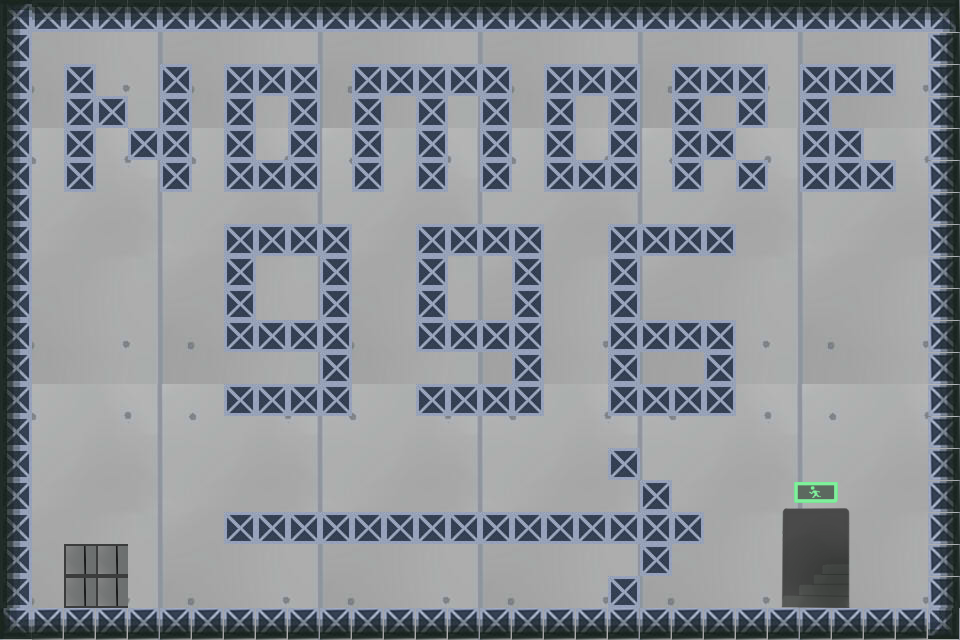

A level layout from a 2D game, rendered from its tile map. Below: a short description, then the map file with its tile-grid data intact:
An orthogonal 30x20 tile map with 32x32 px tiles, 4 tile layers (Background, Platform, Snare, Target), 2 tilesets.

<map version="1.2" tiledversion="1.2.3" orientation="orthogonal" renderorder="right-down" width="30" height="20" tilewidth="32" tileheight="32" infinite="0" nextlayerid="5" nextobjectid="1">
 <tileset firstgid="1" source="地图素材.tsx" />
 <tileset firstgid="226" source="testPlatform.tsx" />
 <layer id="1" name="Background" width="30" height="20">
  <data encoding="csv">
65,66,67,68,69,65,66,67,68,69,65,66,67,68,69,65,66,67,68,69,65,66,67,68,69,65,66,67,68,69,
80,81,82,83,84,80,81,82,83,84,80,81,82,83,84,80,81,82,83,84,80,81,82,83,84,80,81,82,83,84,
95,96,136,98,99,136,96,136,136,136,95,136,136,136,136,136,96,136,136,136,95,136,136,136,99,136,136,136,98,99,
110,111,136,136,114,136,111,136,113,136,110,136,112,136,114,136,111,136,113,136,110,136,112,136,114,136,111,112,113,114,
5,6,136,8,136,136,6,136,8,136,5,136,7,136,9,136,6,136,8,136,5,136,136,8,9,136,136,7,8,9,
20,21,136,23,24,136,21,136,136,136,20,136,22,136,24,136,21,136,136,136,20,136,22,136,24,136,136,136,23,24,
35,36,37,38,39,35,36,37,38,39,35,36,37,38,39,35,36,37,38,39,35,36,37,38,39,35,36,37,38,39,
50,51,52,53,54,50,51,136,136,136,136,51,52,136,136,136,136,52,53,136,136,136,136,53,54,50,51,52,53,54,
65,66,67,68,69,65,66,136,68,69,136,66,67,136,69,65,136,67,68,136,65,66,67,68,69,65,66,67,68,69,
80,81,82,83,84,80,81,136,83,84,136,81,82,136,84,80,136,82,83,136,80,81,82,83,84,80,81,82,83,84,
95,96,97,98,99,95,96,136,136,136,136,96,97,136,136,136,136,97,98,136,136,136,136,98,99,95,96,97,98,99,
110,111,112,113,114,110,111,112,113,114,136,111,112,113,114,110,136,112,113,136,110,111,136,113,114,110,111,112,113,114,
5,6,7,8,9,5,6,136,136,136,136,6,7,136,136,136,136,7,8,136,136,136,136,8,9,5,6,7,8,9,
20,21,22,23,24,20,21,22,23,24,20,21,22,23,24,20,21,22,23,24,20,21,22,23,24,20,21,22,23,24,
35,36,37,38,39,35,36,37,38,39,35,36,37,38,39,35,36,37,38,136,35,36,37,38,39,35,36,37,38,39,
50,51,52,53,54,50,51,52,53,54,50,51,52,53,54,50,51,52,53,54,136,51,52,53,54,50,51,52,53,54,
65,66,67,68,69,65,66,136,136,136,136,136,136,136,136,136,136,136,136,136,136,136,67,68,69,65,66,67,68,69,
80,81,82,83,84,80,81,82,83,84,80,81,82,83,84,80,81,82,83,84,136,81,82,83,84,80,81,82,83,84,
95,96,97,98,99,95,96,97,98,99,95,96,97,98,99,95,96,97,98,136,95,96,97,98,99,95,96,97,98,99,
110,111,112,113,114,110,111,112,113,114,110,111,112,113,114,110,111,112,113,114,110,111,112,113,114,110,111,112,113,114
</data>
 </layer>
 <layer id="2" name="Platform" width="30" height="20">
  <data encoding="csv">
201,168,168,168,168,168,168,168,168,168,168,168,168,168,168,168,168,168,168,168,168,168,168,168,168,168,168,168,168,203,
166,0,0,0,0,0,0,0,0,0,0,0,0,0,0,0,0,0,0,0,0,0,0,0,0,0,0,0,0,170,
166,0,0,0,0,0,0,0,0,0,0,0,0,0,0,0,0,0,0,0,0,0,0,0,0,0,0,0,0,170,
166,0,0,0,0,0,0,0,0,0,0,0,0,0,0,0,0,0,0,0,0,0,0,0,0,0,0,0,0,170,
166,0,0,0,0,0,0,0,0,0,0,0,0,0,0,0,0,0,0,0,0,0,0,0,0,0,0,0,0,170,
166,0,0,0,0,0,0,0,0,0,0,0,0,0,0,0,0,0,0,0,0,0,0,0,0,0,0,0,0,170,
166,0,0,0,0,0,0,0,0,0,0,0,0,0,0,0,0,0,0,0,0,0,0,0,0,0,0,0,0,170,
166,0,0,0,0,0,0,0,0,0,0,0,0,0,0,0,0,0,0,0,0,0,0,0,0,0,0,0,0,170,
166,0,0,0,0,0,0,0,0,0,0,0,0,0,0,0,0,0,0,0,0,0,0,0,0,0,0,0,0,170,
166,0,0,0,0,0,0,0,0,0,0,0,0,0,0,0,0,0,0,0,0,0,0,0,0,0,0,0,0,170,
166,0,0,0,0,0,0,0,0,0,0,0,0,0,0,0,0,0,0,0,0,0,0,0,0,0,0,0,0,170,
166,0,0,0,0,0,0,0,0,0,0,0,0,0,0,0,0,0,0,0,0,0,0,0,0,0,0,0,0,170,
166,0,0,0,0,0,0,0,0,0,0,0,0,0,0,0,0,0,0,0,0,0,0,0,0,0,0,0,0,170,
166,0,0,0,0,0,0,0,0,0,0,0,0,0,0,0,0,0,0,0,0,0,0,0,0,0,0,0,0,170,
166,0,0,0,0,0,0,0,0,0,0,0,0,0,0,0,0,0,0,0,0,0,0,0,0,0,0,0,0,170,
166,0,0,0,0,0,0,0,0,0,0,0,0,0,0,0,0,0,0,0,0,0,0,0,0,0,0,0,0,170,
166,0,0,0,0,0,0,0,0,0,0,0,0,0,0,0,0,0,0,0,0,0,0,0,0,0,0,0,0,170,
166,0,0,0,0,0,0,0,0,0,0,0,0,0,0,0,0,0,0,0,0,0,0,0,0,0,0,0,0,170,
166,0,0,0,0,0,0,0,0,0,0,0,0,0,0,0,0,0,0,0,0,0,0,0,0,0,0,0,0,170,
207,172,172,172,172,172,172,172,172,172,172,172,172,172,172,172,172,172,172,172,172,172,172,172,172,172,172,172,172,205
</data>
 </layer>
 <layer id="3" name="Snare" width="30" height="20">
  <data encoding="csv">
0,0,0,0,0,0,0,0,0,0,0,0,0,0,0,0,0,0,0,0,0,0,0,0,0,0,0,0,0,0,
0,0,0,0,0,0,0,0,0,0,0,0,0,0,0,0,0,0,0,0,0,0,0,0,0,0,0,0,0,0,
0,0,0,0,0,0,0,0,0,0,0,0,0,0,0,0,0,0,0,0,0,0,0,0,0,0,0,0,0,0,
0,0,0,0,0,0,0,0,0,0,0,0,0,0,0,0,0,0,0,0,0,0,0,0,0,0,0,0,0,0,
0,0,0,0,0,0,0,0,0,0,0,0,0,0,0,0,0,0,0,0,0,0,0,0,0,0,0,0,0,0,
0,0,0,0,0,0,0,0,0,0,0,0,0,0,0,0,0,0,0,0,0,0,0,0,0,0,0,0,0,0,
0,0,0,0,0,0,0,0,0,0,0,0,0,0,0,0,0,0,0,0,0,0,0,0,0,0,0,0,0,0,
0,0,0,0,0,0,0,0,0,0,0,0,0,0,0,0,0,0,0,0,0,0,0,0,0,0,0,0,0,0,
0,0,0,0,0,0,0,0,0,0,0,0,0,0,0,0,0,0,0,0,0,0,0,0,0,0,0,0,0,0,
0,0,0,0,0,0,0,0,0,0,0,0,0,0,0,0,0,0,0,0,0,0,0,0,0,0,0,0,0,0,
0,0,0,0,0,0,0,0,0,0,0,0,0,0,0,0,0,0,0,0,0,0,0,0,0,0,0,0,0,0,
0,0,0,0,0,0,0,0,0,0,0,0,0,0,0,0,0,0,0,0,0,0,0,0,0,0,0,0,0,0,
0,0,0,0,0,0,0,0,0,0,0,0,0,0,0,0,0,0,0,0,0,0,0,0,0,0,0,0,0,0,
0,0,0,0,0,0,0,0,0,0,0,0,0,0,0,0,0,0,0,0,0,0,0,0,0,0,0,0,0,0,
0,0,0,0,0,0,0,0,0,0,0,0,0,0,0,0,0,0,0,0,0,0,0,0,0,0,0,0,0,0,
0,0,0,0,0,0,0,0,0,0,0,0,0,0,0,0,0,0,0,0,0,0,0,0,1,2,3,0,0,0,
0,0,0,0,0,0,0,0,0,0,0,0,0,0,0,0,0,0,0,0,0,0,0,0,16,17,18,0,0,0,
0,0,0,0,0,0,0,0,0,0,0,0,0,0,0,0,0,0,0,0,0,0,0,0,31,32,33,0,0,0,
0,0,0,0,0,0,0,0,0,0,0,0,0,0,0,0,0,0,0,0,0,0,0,0,46,47,48,0,0,0,
0,0,0,0,0,0,0,0,0,0,0,0,0,0,0,0,0,0,0,0,0,0,0,0,0,0,0,0,0,0
</data>
 </layer>
 <layer id="4" name="Target" width="30" height="20">
  <data encoding="csv">
0,0,0,0,0,0,0,0,0,0,0,0,0,0,0,0,0,0,0,0,0,0,0,0,0,0,0,0,0,0,
0,0,0,0,0,0,0,0,0,0,0,0,0,0,0,0,0,0,0,0,0,0,0,0,0,0,0,0,0,0,
0,0,0,0,0,0,0,0,0,0,0,0,0,0,0,0,0,0,0,0,0,0,0,0,0,0,0,0,0,0,
0,0,0,0,0,0,0,0,0,0,0,0,0,0,0,0,0,0,0,0,0,0,0,0,0,0,0,0,0,0,
0,0,0,0,0,0,0,0,0,0,0,0,0,0,0,0,0,0,0,0,0,0,0,0,0,0,0,0,0,0,
0,0,0,0,0,0,0,0,0,0,0,0,0,0,0,0,0,0,0,0,0,0,0,0,0,0,0,0,0,0,
0,0,0,0,0,0,0,0,0,0,0,0,0,0,0,0,0,0,0,0,0,0,0,0,0,0,0,0,0,0,
0,0,0,0,0,0,0,0,0,0,0,0,0,0,0,0,0,0,0,0,0,0,0,0,0,0,0,0,0,0,
0,0,0,0,0,0,0,0,0,0,0,0,0,0,0,0,0,0,0,0,0,0,0,0,0,0,0,0,0,0,
0,0,0,0,0,0,0,0,0,0,0,0,0,0,0,0,0,0,0,0,0,0,0,0,0,0,0,0,0,0,
0,0,0,0,0,0,0,0,0,0,0,0,0,0,0,0,0,0,0,0,0,0,0,0,0,0,0,0,0,0,
0,0,0,0,0,0,0,0,0,0,0,0,0,0,0,0,0,0,0,0,0,0,0,0,0,0,0,0,0,0,
0,0,0,0,0,0,0,0,0,0,0,0,0,0,0,0,0,0,0,0,0,0,0,0,0,0,0,0,0,0,
0,0,0,0,0,0,0,0,0,0,0,0,0,0,0,0,0,0,0,0,0,0,0,0,0,0,0,0,0,0,
0,0,0,0,0,0,0,0,0,0,0,0,0,0,0,0,0,0,0,0,0,0,0,0,0,0,0,0,0,0,
0,0,0,0,0,0,0,0,0,0,0,0,0,0,0,0,0,0,0,0,0,0,0,0,0,0,0,0,0,0,
0,0,0,0,0,0,0,0,0,0,0,0,0,0,0,0,0,0,0,0,0,0,0,0,0,0,0,0,0,0,
0,0,106,106,0,0,0,0,0,0,0,0,0,0,0,0,0,0,0,0,0,0,0,0,0,0,0,0,0,0,
0,0,106,106,0,0,0,0,0,0,0,0,0,0,0,0,0,0,0,0,0,0,0,0,0,0,0,0,0,0,
0,0,0,0,0,0,0,0,0,0,0,0,0,0,0,0,0,0,0,0,0,0,0,0,0,0,0,0,0,0
</data>
 </layer>
</map>
